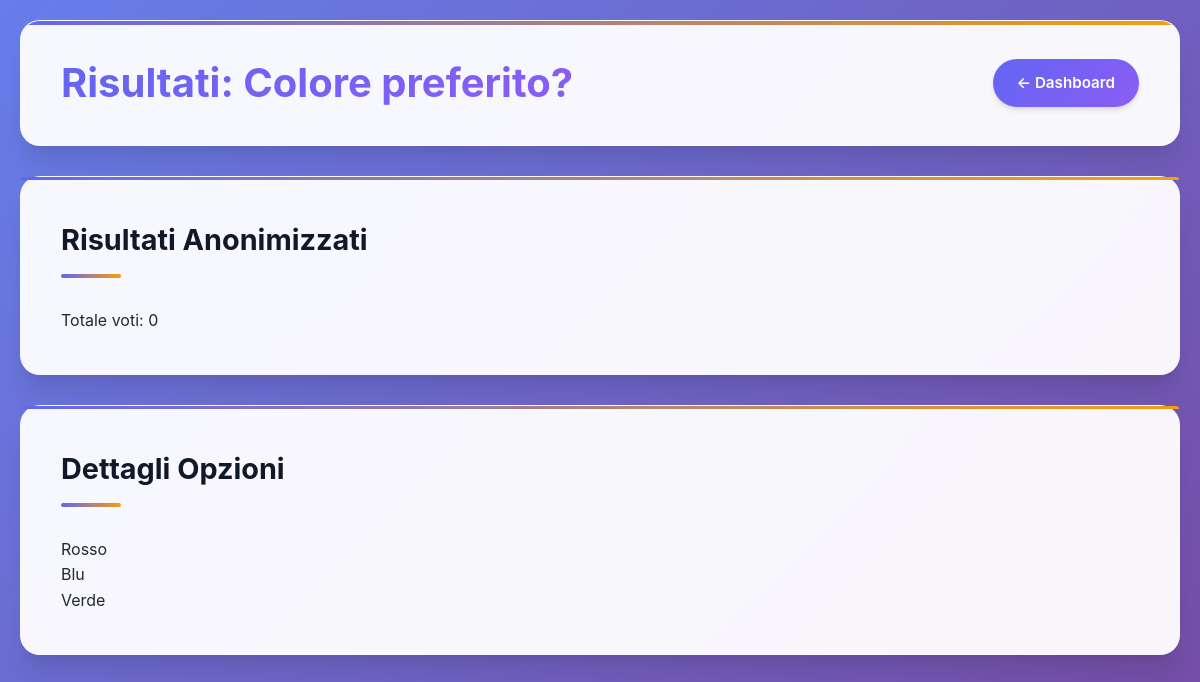
The app's page /admin_results.php?id=1 (signed in) with its own data.
### tables this page shows
CREATE TABLE polls (
    id INT AUTO_INCREMENT PRIMARY KEY,
    title VARCHAR(255) NOT NULL,
    description TEXT,
    created_by INT,
    is_active TINYINT(1) DEFAULT 1,
    created_at DATETIME DEFAULT CURRENT_TIMESTAMP,
    FOREIGN KEY (created_by) REFERENCES users(id) ON DELETE SET NULL
);

CREATE TABLE poll_options (
    id INT AUTO_INCREMENT PRIMARY KEY,
    poll_id INT NOT NULL,
    option_text VARCHAR(255) NOT NULL,
    FOREIGN KEY (poll_id) REFERENCES polls(id) ON DELETE CASCADE
);

### admin_results.php (the view, shortened to what this page needs)
<?php
$poll_id = (int)$_GET['id'];
global $pdo;
$stmt = $pdo->prepare("SELECT * FROM polls WHERE id = ?");
$stmt->execute([$poll_id]);
$poll = $stmt->fetch();
$stmt = $pdo->prepare("SELECT * FROM poll_options WHERE poll_id = ?");
$stmt->execute([$poll_id]);
$options = $stmt->fetchAll();
$stmt = $pdo->prepare("SELECT COUNT(*) FROM votes WHERE poll_id = ?");
$stmt->execute([$poll_id]);
$total = $stmt->fetchColumn();
?>
<!DOCTYPE html>
<html lang="it">
<head>
  <link rel="stylesheet" href="style.css" />
</head>
<body>
  <div class="container">
    <header class="header">
      <h1>Risultati: <?= htmlspecialchars($poll['title']) ?></h1>
      <nav class="nav">
        <a href="admin_dashboard.php" class="nav-link">← Dashboard</a>
      </nav>
    </header>
    <section class="section">
      <div class="results-header">
        <h2 class="section-title">Risultati Anonimizzati</h2>
        <div class="total-votes">Totale voti: <?= $total ?></div>
      </div>
    </section>
    <section class="section">
      <h2 class="section-title">Dettagli Opzioni</h2>
      <div class="options-list">
        <?php foreach ($options as $option): ?>
          <div class="option-item">
            <span><?= htmlspecialchars($option['option_text']) ?></span>
          </div>
        <?php endforeach; ?>
      </div>
    </section>
  </div>
</body>
</html>

### style.css (style rules this page uses)
:root { --primary: #6366f1; --primary-dark: #4f46e5; --primary-light: #8b5cf6; --secondary: #f59e0b; --secondary-dark: #d97706; --success: #10b981; --warning: #f59e0b; --danger: #ef4444; --dark: #1f2937; --light: #f8fafc; --gray-50: #f9fafb; --gray-100: #f3f4f6; --gray-200: #e5e7eb; --gray-300: #d1d5db; --gray-400: #9ca3af; --gray-500: #6b7280; --gray-600: #4b5563; --gray-700: #374151; --gray-800: #1f2937; --gray-900: #111827; --shadow-sm: 0 1px 2px 0 rgba(0, 0, 0, 0.05); --shadow: 0 4px 6px -1px rgba(0, 0, 0, 0.1), 0 2px 4px -1px rgba(0, 0, 0, 0.06); --shadow-md: 0 10px 15px -3px rgba(0, 0, 0, 0.1), 0 4px 6px -2px rgba(0, 0, 0, 0.05); --shadow-lg: 0 20px 25px -5px rgba(0, 0, 0, 0.1), 0 10px 10px -5px rgba(0, 0, 0, 0.04); --shadow-xl: 0 25px 50px -12px rgba(0, 0, 0, 0.25); --radius: 12px; --radius-lg: 16px; --radius-xl: 20px; }
* { margin: 0; padding: 0; box-sizing: border-box; }
html { scroll-behavior: smooth; }
body { font-family: 'Inter', 'Segoe UI', system-ui, -apple-system, sans-serif; background: linear-gradient(135deg, #667eea 0%, #764ba2 100%); min-height: 100vh; color: var(--gray-800); line-height: 1.6; font-weight: 400; }
.container { max-width: 1200px; margin: 0 auto; padding: 20px; min-height: 100vh; }
.header { background: rgba(255, 255, 255, 0.95); backdrop-filter: blur(20px); border-radius: var(--radius-xl); padding: 30px 40px; margin-bottom: 30px; box-shadow: var(--shadow-lg); border: 1px solid rgba(255, 255, 255, 0.2); display: flex; justify-content: space-between; align-items: center; position: relative; overflow: hidden; }
.header::before { content: ''; position: absolute; top: 0; left: 0; right: 0; height: 4px; background: linear-gradient(90deg, var(--primary), var(--secondary)); }
.header h1 { color: var(--gray-900); font-size: 2.5rem; font-weight: 700; background: linear-gradient(135deg, var(--primary), var(--primary-light)); -webkit-background-clip: text; -webkit-text-fill-color: transparent; background-clip: text; margin: 0; }
.nav { display: flex; gap: 12px; align-items: center; }
.nav-link { background: linear-gradient(135deg, var(--primary), var(--primary-light)); color: white; padding: 12px 24px; border-radius: 50px; text-decoration: none; font-weight: 600; font-size: 0.95rem; transition: all 0.3s cubic-bezier(0.4, 0, 0.2, 1); box-shadow: var(--shadow); position: relative; overflow: hidden; }
.nav-link::before { content: ''; position: absolute; top: 0; left: -100%; width: 100%; height: 100%; background: linear-gradient(90deg, transparent, rgba(255,255,255,0.2), transparent); transition: left 0.5s; }
.section { background: rgba(255, 255, 255, 0.95); backdrop-filter: blur(20px); border-radius: var(--radius-xl); padding: 40px; margin-bottom: 30px; box-shadow: var(--shadow-lg); border: 1px solid rgba(255, 255, 255, 0.2); position: relative; }
.section::before { content: ''; position: absolute; top: 0; left: 0; right: 0; height: 3px; background: linear-gradient(90deg, var(--primary), var(--secondary)); border-radius: var(--radius-xl) var(--radius-xl) 0 0; }
.section-title { color: var(--gray-900); font-size: 1.8rem; font-weight: 700; margin-bottom: 30px; position: relative; padding-bottom: 15px; }
.section-title::after { content: ''; position: absolute; bottom: 0; left: 0; width: 60px; height: 4px; background: linear-gradient(90deg, var(--primary), var(--secondary)); border-radius: 2px; }
.section, .auth-box, .stat-card, .poll-card { animation: fadeIn 0.6s ease-out; }

### records on screen
polls: title "Colore preferito?"
poll_options: option_text "Rosso"
poll_options: option_text "Blu"
poll_options: option_text "Verde"

### other values on screen
$total "0"
